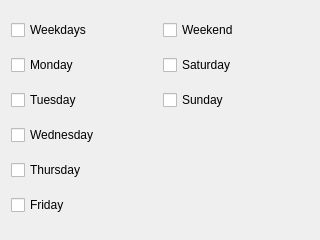
<?xml version="1.0" encoding="UTF-8"?>
<ui version="4.0">
 <class>DayPage</class>
 <widget class="QWizardPage" name="DayPage">
  <property name="geometry">
   <rect>
    <x>0</x>
    <y>0</y>
    <width>320</width>
    <height>240</height>
   </rect>
  </property>
  <property name="windowTitle">
   <string>WizardPage</string>
  </property>
  <property name="title">
   <string>Repetitions</string>
  </property>
  <layout class="QGridLayout" name="gridLayout">
   <item row="4" column="0">
    <widget class="QCheckBox" name="wedBox">
     <property name="text">
      <string>Wednesday</string>
     </property>
    </widget>
   </item>
   <item row="5" column="0">
    <widget class="QCheckBox" name="thuBox">
     <property name="text">
      <string>Thursday</string>
     </property>
    </widget>
   </item>
   <item row="6" column="0">
    <widget class="QCheckBox" name="friBox">
     <property name="text">
      <string>Friday</string>
     </property>
    </widget>
   </item>
   <item row="0" column="0">
    <widget class="QCheckBox" name="weekBox">
     <property name="text">
      <string>Weekdays</string>
     </property>
    </widget>
   </item>
   <item row="3" column="0">
    <widget class="QCheckBox" name="tueBox">
     <property name="text">
      <string>Tuesday</string>
     </property>
    </widget>
   </item>
   <item row="0" column="1">
    <widget class="QCheckBox" name="weekEndBox">
     <property name="text">
      <string>Weekend</string>
     </property>
    </widget>
   </item>
   <item row="1" column="1">
    <widget class="QCheckBox" name="satBox">
     <property name="text">
      <string>Saturday</string>
     </property>
    </widget>
   </item>
   <item row="1" column="0">
    <widget class="QCheckBox" name="monBox">
     <property name="text">
      <string>Monday</string>
     </property>
    </widget>
   </item>
   <item row="3" column="1">
    <widget class="QCheckBox" name="sunBox">
     <property name="text">
      <string>Sunday</string>
     </property>
    </widget>
   </item>
  </layout>
 </widget>
 <resources/>
 <connections/>
</ui>
